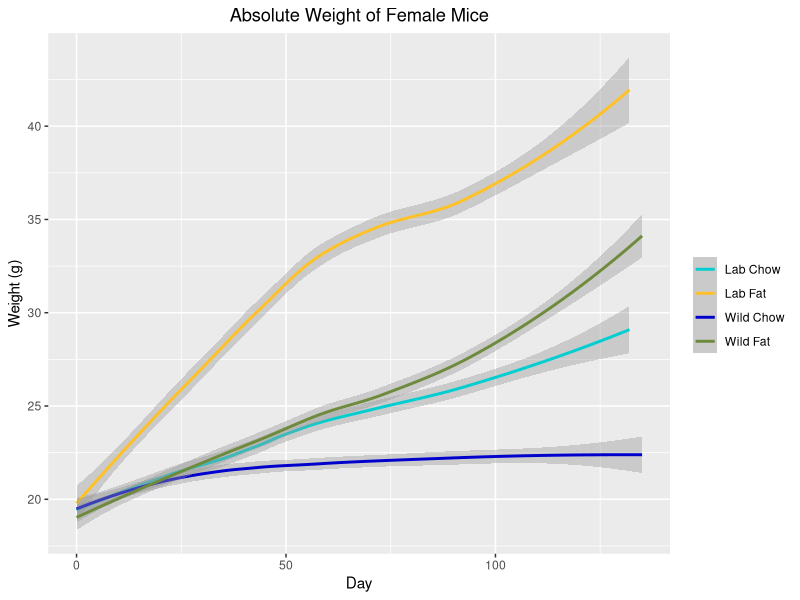
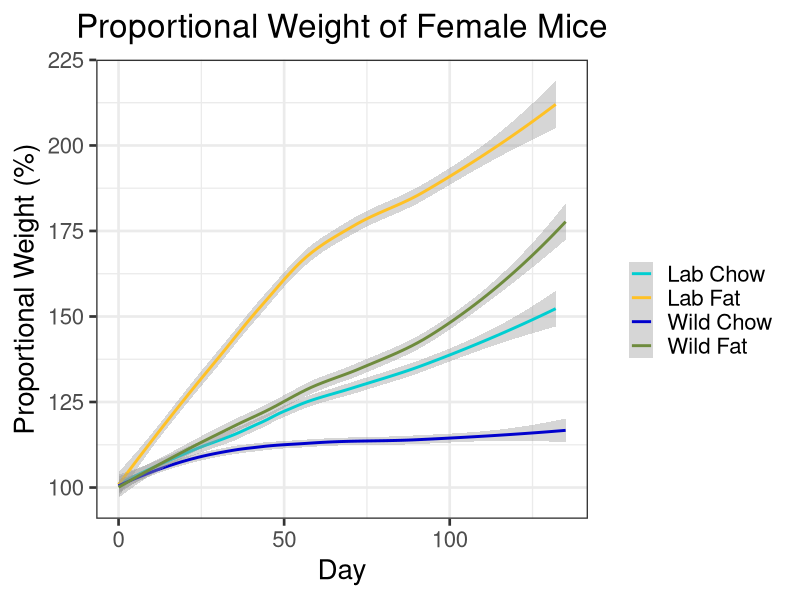
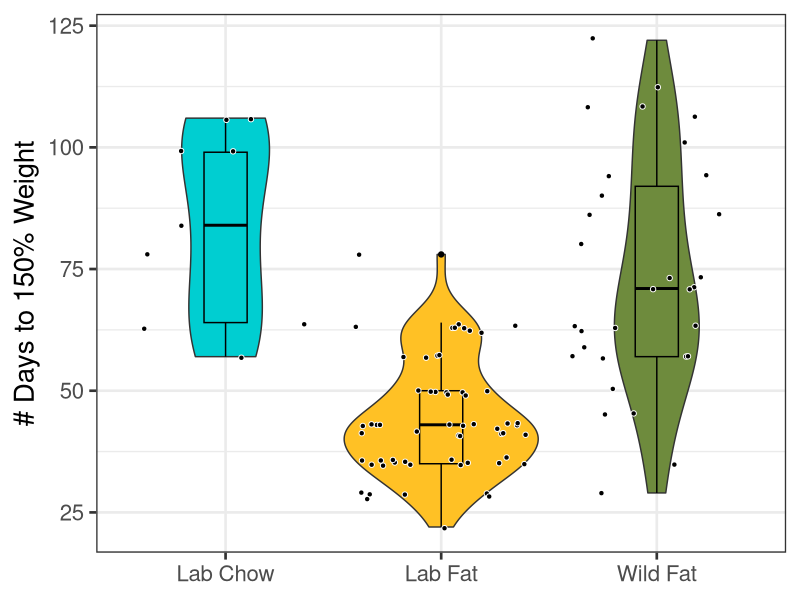
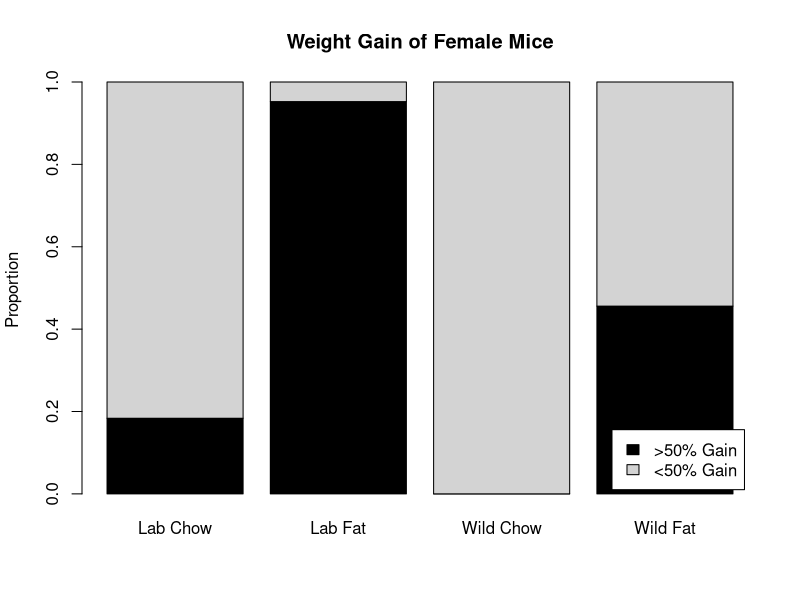

Write the R code that produced these figures, in order.
## ---- chunk 1

#load packages
library(ggplot2)

##function to change names of columns
changeColName <- function(df, oldName, newName) {
  
  #if the oldName is not in the data frame, return the unmutated data frame
  if (oldName %in% names(df) == FALSE) {
    return(df)
  }
  
  #change name and return mutated data frame
  names(df)[names(df) == oldName] <- newName
  return(df)
}

#read data
cd <- read.csv("AllExp.csv")

#change column names and delete uneeded columns
cd <- changeColName(cd, "Food", "Diet")
cd <- changeColName(cd, "Gender", "Sex")
cd$X <- NULL
cd$X.1 <- NULL

#change date to standard format
cd$Date <- as.Date(cd$Date, "%m/%d/%y")

##Calculate days after start
  #initiialize days variable
cd$Days <- NA

#for each sex
for (sex in unique(cd$Sex)){

  #for each experiment
  for (experiment in unique(cd$Experiment[cd$Sex == sex])) {
  
    #for each microbiome
    for (microbiome in unique(cd$Microbiome)) {
    
    #find the lowest date for the given sex/experiment/microbiome combination
    lowdate <- min(cd$Date[cd$Experiment == experiment & cd$Microbiome == microbiome & cd$Sex == sex])
  
    #set days 
    cd$Days[cd$Experiment == experiment & cd$Microbiome == microbiome & cd$Sex == sex] <- cd$Date[cd$Experiment == experiment & cd$Microbiome == microbiome & cd$Sex == sex] - lowdate
    }
  }
}


##Create unique identifier for each mouse
  #initialize UID variable
cd$UID <- NA

#create column that uniquely identifies each mouse
cd$Temp <- paste(cd$Experiment, cd$Microbiome, cd$Diet, cd$Cage, cd$Mouse, cd$Sex)

#for each mouse
for (mouse in unique(cd$Temp)) {
  mouse.list <- as.vector(strsplit(mouse, " ")[[1]])
 
  #convert microbiome to a number, 1 = Wildling 2 = Lab
  microbiome <- "2"
  if (mouse.list[2] == "Wild") {
    microbiome <- "1"
        }
 
  #convert diet to anumber, 1 = High Fat 2 = Chow
  diet <- "2"
  if (mouse.list[3] == "Fat") {
    diet <- "1"
  }
  
  #change sex to a number, 1 = Female 2 = Male
  sex <- "2"
  if (mouse.list[6] == "Female") {
    sex <- "1"
  }
 
  #create UID, a 6 digit number with format [gender][experiment][microbiome][diet][cage][mouse]
  uid <- paste0(sex, mouse.list[1], microbiome, diet, mouse.list[4], mouse.list[5])
  cd$UID[cd$Temp == mouse] <- as.numeric(uid)
}

#remove temp variable
cd$Temp <- NULL

##Create function to remove outliers
  #df: The data frame containing var
  #var: The variable from which to remove outliers
  #tol: The maximum change in var as a proportion
removeOutliers <- function(df, var, tol) {
  
  #create new variable to hold model
  df$Trend <- NA
  
  #for each mouse
  for (mouse in unique(df$UID)) {
    
    #create linear model of variable by days
    model <- lm(df[,var][df$UID == mouse]~df$Days[df$UID == mouse])
    
    #populate trend variable with model
    df$Trend[df$UID == mouse] <- model[[1]][2] * df$Days[df$UID == mouse] + model[[1]][1]
    
  }
  
  #remove rows where var differs from model by more than tol
  df[,var][abs((df[,var] - df$Trend) / df$Trend) > tol] <- NA
  
  #remove trend variable and return df
  df$Trend <- NULL
  return(df)
  
}

##Create new variable for condition (combination of microbiome and food)
cd$Condition <- paste(cd$Microbiome, cd$Diet)
cols <- c("darkturquoise","goldenrod1", "blue3", "darkolivegreen4")

## ---- chunk 2

##Find proportional weight 
  #intialize proportional weight variable
cd$PercWeight <- NA

#for each mouse
for (mouse in unique(cd$UID)) {
 
  #find minimum day (start day) and minimum weight (on start day)
  minDay <- min(cd$Day[cd$UID == mouse])
  minWeight <- cd$Weight[cd$UID == mouse & cd$Day == minDay]
 
  #find proportional weight for the current mouse
  cd$PercWeight[cd$UID == mouse] <- cd$Weight[cd$UID == mouse] / minWeight
}

#convert proportional weight to a percentage
cd$PercWeight <- cd$PercWeight * 100

##Plot weight
cdFemale <- subset(cd, cd$Sex == "Female")

#create graph
pWeightFemale <- ggplot(cdFemale, aes(x = cdFemale$Days, y = cdFemale$Weight, color = cdFemale$Condition)) +
  geom_smooth() +
  labs(x = "Day", y = "Weight (g)", title = "Absolute Weight of Female Mice") +
  scale_colour_manual("", values = cols, breaks = c("Lab Chow", "Lab Fat", "Wild Chow", "Wild Fat")) +
  theme_set(theme_bw(base_size = 20)) +
  theme(plot.title = element_text(hjust = 0.5))

  pWeightFemale

##Plot proportional weight

#create graph
pPercWeightFemale <- ggplot(cdFemale, aes(x = cdFemale$Days, y = cdFemale$PercWeight, color = cdFemale$Condition)) +
  geom_smooth() +
  labs(x = "Day", y = "Proportional Weight (%)", title = "Proportional Weight of Female Mice") +
  scale_colour_manual("", values = cols, breaks = c("Lab Chow", "Lab Fat", "Wild Chow", "Wild Fat")) +
  theme(plot.title = element_text(hjust = 0.5))
  
  pPercWeightFemale
  
##Bin weights
  #create new variable for weight gain and set it to high when percent weight exceeds 150
cd$WeightGain <- "low"
cd$WeightGain[cd$PercWeight > 150] <- "high"


##Find day mouse crosses weight threshold
weightThreshConds <- c()
weightThreshDays <- c()
  
#for each condition
for (condition in unique(cd$Condition)) {
  
  #for each mouse in that condition
  for (mouse in unique(cd$UID[cd$Condition == condition])) {
    
    #if that mouse crosses weight threshold
    if (length(unique(cd$WeightGain[cd$Condition == condition & cd$UID == mouse])) == 2) {
      
      #update lists
      weightThreshConds <- c(weightThreshConds, condition)
      weightThreshDays <- c(weightThreshDays, min(cd$Days[cd$UID == mouse & cd$Condition == condition & cd$WeightGain == "high"]))
    }
  }
}

##plot day mice cross weight threshold
ggplot() +
  geom_violin(aes(x = weightThreshConds, y = weightThreshDays, fill = weightThreshConds)) +
  geom_boxplot(aes(x = weightThreshConds, y = weightThreshDays, fill = weightThreshConds), color = "black", width = 0.2) +
  geom_jitter(aes(x = weightThreshConds, y = weightThreshDays), color = "white", fill = "black", pch = 21) +
  scale_fill_manual(values = cols[c(1,2,4)], breaks = c("Lab Chow", "Lab Fat", "Wild Fat")) +
  labs(x = NULL, y = "# Days to 150% Weight") +
  theme(legend.position = "none")

#for each mouse
for (mouse in unique(cd$UID)) {
  
  #if the mouse ever has "high" weight gain, weight gain variable to "high" in all rows
  if ("high" %in% unique(cd$WeightGain[cd$UID == mouse])) {
    cd$WeightGain[cd$UID == mouse] <- "high"
  }
}

##Create table with weight gain category by condition
prop.table(table(cd$WeightGain[cd$Days == 0], cd$Condition[cd$Days == 0]), margin = 2)

#plot weight gain bins
barplot(prop.table(table(cd$WeightGain[cd$Days == 0], cd$Condition[cd$Days == 0]), margin = 2), col = c("black", "light gray"), main = "Weight Gain of Female Mice", ylab = "Proportion")
legend("bottomright", inset = 0.02, legend = c(">50% Gain", "<50% Gain"), fill = c("black", "light gray"))

# sub <- subset(cdFemale, cdFemale$Condition == "Wild Fat")
# 
# pBinWeight <- ggplot(sub, aes(x = sub$Days, y = sub$PercWeight, color = sub$WeightGain)) +
#   geom_smooth() +
#   labs(x = "Day", y = "Proportional Weight (%)", title = "Wildling High Fat Mice") +
#   xlim(limits = c(0, maxDaysFemale)) +
#   ylim(limits = c(minPercWeightFemale, maxPercWeightFemale)) +
#   scale_colour_manual("", values = cols, breaks = c("high", "low"), labels = c(">50% Gain", "<50% Gain")) +
#   theme(plot.title = element_text(hjust = 0.5))
# 
# 
# pBinTemp <- ggplot(sub, aes(x = sub$Days, y = sub$Temperature, color = sub$WeightGain)) +
#   geom_smooth() +
#   geom_point() + 
#   labs(x = "Day", y = "Temperature (°C)", title = "Wildling High Fat Mice") +
#   scale_colour_manual("", values = cols, breaks = c("high", "low"), labels = c(">50% Gain", "<50% Gain")) +
#   theme(plot.title = element_text(hjust = 0.5))
# 
# pBinGlucose <- ggplot(sub, aes(x = sub$Days, y = sub$Glucose, color = sub$WeightGain)) +
#   geom_smooth() +
#   labs(x = "Day", y = "Blood Glucose (mg/dL)", title = "Wildling High Fat Mice") +
#   xlim(limits = c(0, maxDaysFemale)) +
#   scale_colour_manual("", values = cols, breaks = c("high", "low"), labels = c(">50% Gain", "<50% Gain")) +
#   theme(plot.title = element_text(hjust = 0.5))

